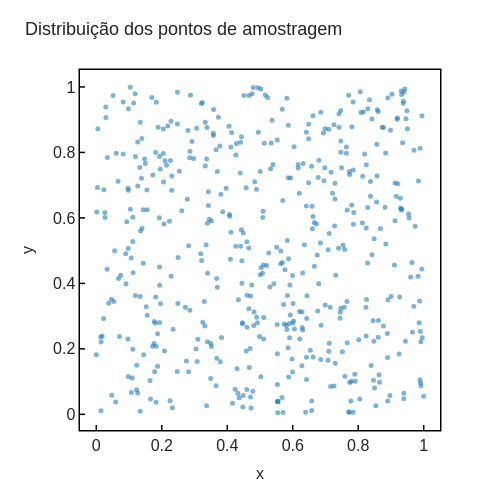

This figure's notebook cell:
### Markdown cell above
Vamos olhar para a distribuição dos pontos.

### Code cell
plot_points(X_COLLOC)

### Figure 1 — Plotly figure (JSON) as saved in the notebook; plotly's stock layout.template omitted (floating-point values rounded to 4 significant figures; data arrays with more than 128 entries replaced by an {"elided": "..."} marker saying what was removed)
{"data": [{"marker": {"color": "#2980B9", "opacity": 0.6, "size": 5}, "mode": "markers", "name": "Colocação", "type": "scatter", "x": {"elided": "500 float values"}, "y": {"elided": "500 float values"}}], "layout": {"font": {"family": "Arial", "size": 16}, "height": 500, "legend": {"borderwidth": 1, "font": {"size": 15}, "orientation": "v", "x": 1.02, "xanchor": "left", "y": 1, "yanchor": "top"}, "margin": {"b": 70, "l": 80, "r": 60, "t": 70}, "title": {"font": {"size": 18}, "text": "Distribuição dos pontos de amostragem"}, "width": 500, "xaxis": {"linecolor": "black", "linewidth": 1.5, "mirror": true, "range": [-0.04982, 1.05], "showline": true, "tickcolor": "black", "ticklen": 5, "ticks": "inside", "tickwidth": 1.5, "title": {"font": {"size": 16}, "text": "x"}}, "yaxis": {"linecolor": "black", "linewidth": 1.5, "mirror": true, "range": [-0.04516, 1.049], "scaleanchor": "x", "scaleratio": 1, "showline": true, "tickcolor": "black", "ticklen": 5, "ticks": "inside", "tickwidth": 1.5, "title": {"font": {"size": 16}, "text": "y"}}}}
